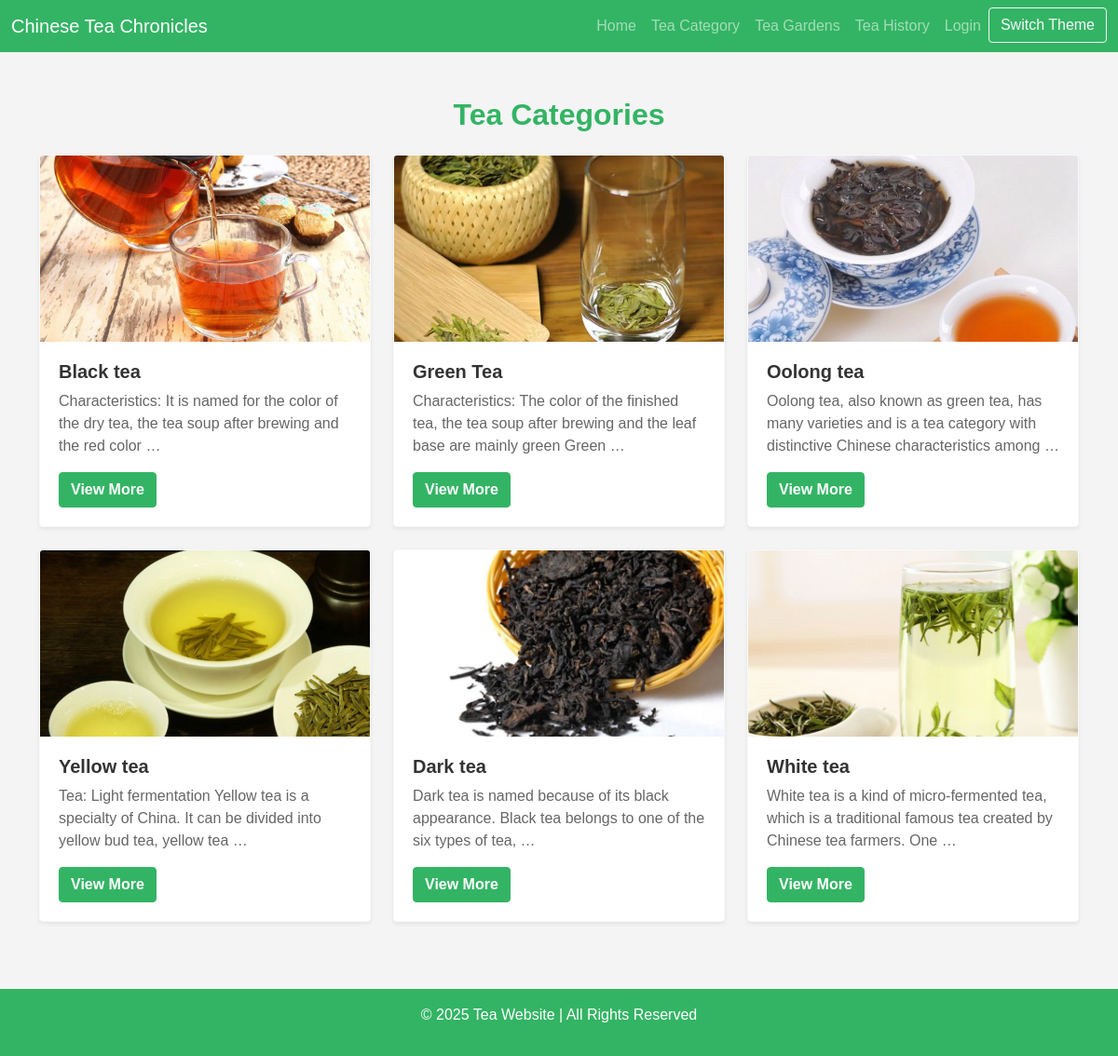
Page /tea-category/ on the committed database.
### core/models.py (models this page shows, shortened)
class Tea(models.Model):
    name = models.CharField(max_length=200)
    description = models.TextField()
    image = models.ImageField(upload_to='tea_images/', null=True, blank=True)  # Add image field for tea
    created_at = models.DateTimeField(default=datetime.datetime.now)  # Set default to current time

### core/views.py (the view)
# urls.py: path('tea-category/', views.tea_category, name='tea_category'),
def tea_category(request):
    teas = Tea.objects.all()  # Retrieve all tea categories
    return render(request, 'tea_category.html', {'teas': teas})

### core/templates/tea_category.html (shortened to what this page needs)
{% extends 'base.html' %}
{% block content %}
<div class="container mt-5">
    <h3 class="text-center mb-4">Tea Categories</h3>
    <div class="row">
        {% for tea in teas %}
            <div class="col-md-4 mb-4">
                <div class="card shadow-sm border-light rounded">
                    <img src="{{ tea.image.url }}" class="card-img-top" alt="{{ tea.name }}">
                    <div class="card-body">
                        <h5 class="card-title">{{ tea.name }}</h5>
                        <p class="card-text">{{ tea.description|truncatewords:20 }}</p>
                        <a href="{% url 'tea_detail' tea.pk %}" class="btn btn-success btn-block">View More</a>
                    </div>
                </div>
            </div>
        {% endfor %}
    </div>
</div>
{% endblock %}

### core/templates/base.html (shortened to what this page needs)
{% load static %}
<!DOCTYPE html>
<html lang="en">
<head>
    <link href="https://cdn.jsdelivr.net/npm/bootstrap@5.1.3/dist/css/bootstrap.min.css" rel="stylesheet">
</head>
<body>
<nav class="navbar navbar-expand-lg navbar-dark bg-green">
    <div class="container-fluid">
        <a class="navbar-brand" href="#">Chinese Tea Chronicles</a>
        <div class="collapse navbar-collapse" id="navbarNav">
            <ul class="navbar-nav ms-auto">
                <li class="nav-item">
                    <a class="nav-link" href="/">Home</a>
                </li>
                <li class="nav-item">
                    <a class="nav-link" href="/tea-category">Tea Category</a>
                </li>
                <li class="nav-item">
                    <a class="nav-link" href="/tea_gardens">Tea Gardens</a>
                </li>
                <li class="nav-item">
                    <a class="nav-link" href="/tea_history">Tea History</a>
                </li>
                <li class="nav-item">
                    {% if user.is_authenticated %}
                        <form action="{% url 'logout' %}" method="POST" class="nav-link">
                            {% csrf_token %}
                            <button type="submit" class="nav-link btn btn-link" style="border:none; background:none; padding:0;">
                                Logout
                            </button>
                        </form>
                    {% else %}
                        <a class="nav-link" href="/login/">Login</a>
                    {% endif %}
                </li>
                <li class="nav-item">
                    <button id="themeToggle" class="btn btn-outline-light">Switch Theme</button>
                </li>
            </ul>
        </div>
    </div>
</nav>
{% block content %}{% endblock %}
<footer class="bg-green text-white text-center py-3 mt-5">
    <p>&copy; 2025 Tea Website | All Rights Reserved</p>
</footer>
</body>
</html>

### core/templates/base.html (style rules this page uses)
body { background-color: #f4f4f4; color: #333; font-family: Arial, sans-serif; }
.navbar, footer { background-color: #33B464; }

### core/templates/tea_category.html (style rules this page uses)
.card { transition: transform 0.3s ease, box-shadow 0.3s ease; }
.card-img-top { object-fit: cover; height: 200px; }
h3 { color: #33B464; font-size: 2em; font-weight: bold; }
.card-body { padding: 20px; }
.card-title { font-size: 1.25em; font-weight: 600; }
.card-text { font-size: 1em; color: #666; }
.btn-success { background-color: #33B464; border-color: #33B464; font-weight: bold; }

### rows in the picture
Tea: image (picture), name "Black tea", description "Characteristics: It is named for the color of the dry tea, the tea soup after brewing and the red color …"
Tea: image (picture), name "Green Tea", description "Characteristics: The color of the finished tea, the tea soup after brewing and the leaf base are mainly green Green …"
Tea: image (picture), name "Oolong tea", description "Oolong tea, also known as green tea, has many varieties and is a tea category with distinctive Chinese characteristics among …"
Tea: image (picture), name "Yellow tea", description "Tea: Light fermentation Yellow tea is a specialty of China. It can be divided into yellow bud tea, yellow tea …"
Tea: image (picture), name "Dark tea", description "Dark tea is named because of its black appearance. Black tea belongs to one of the six types of tea, …"
Tea: image (picture), name "White tea", description "White tea is a kind of micro-fermented tea, which is a traditional famous tea created by Chinese tea farmers. One …"
